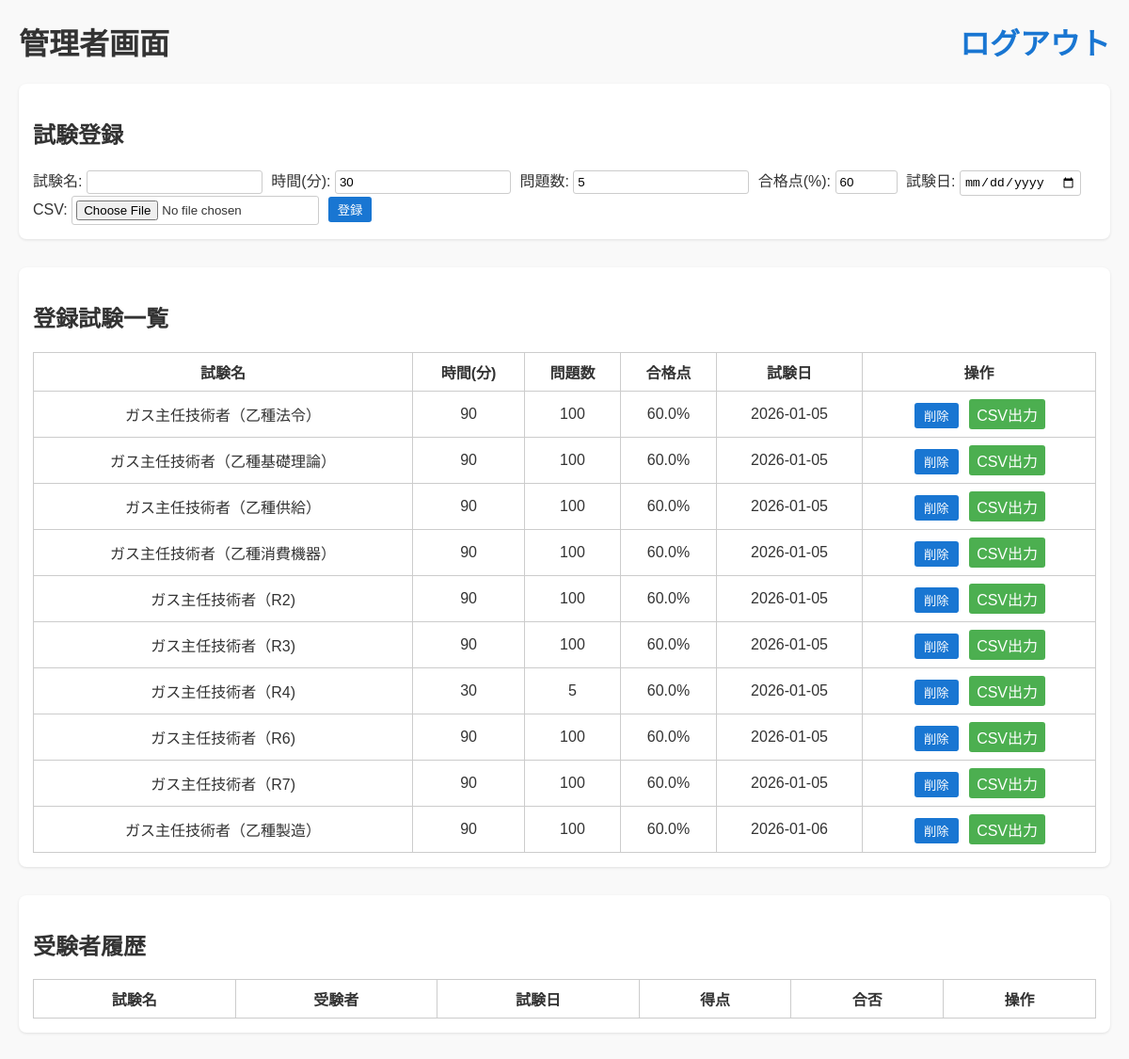
Before: /admin (signed in) with the older database file.
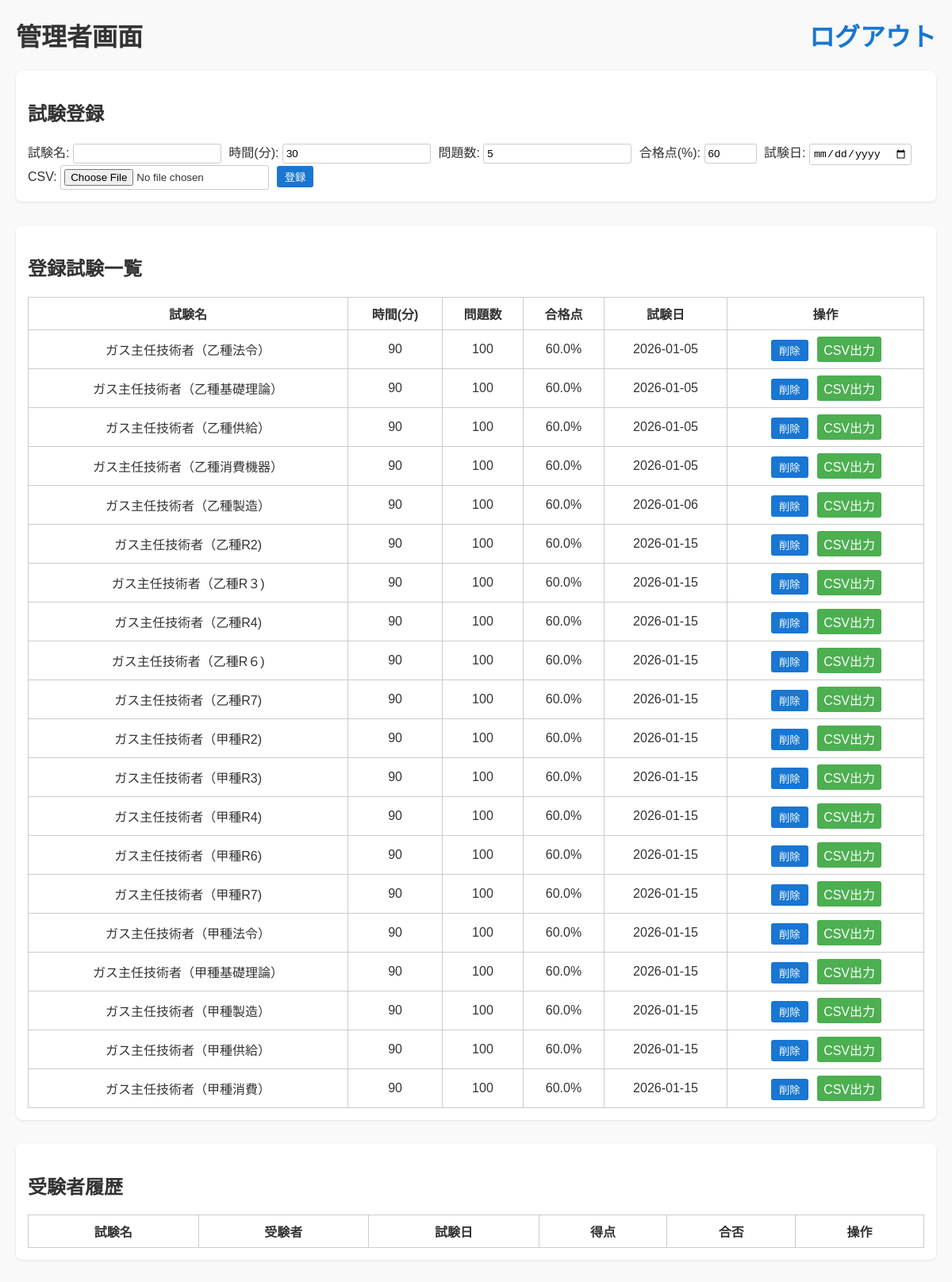
After: the same page with the newer database file.
### app.py (models this page shows)
class Exam(db.Model):
    id = db.Column(db.Integer, primary_key=True)
    name = db.Column(db.String(100), nullable=False)
    duration = db.Column(db.Integer, nullable=False)
    total_questions = db.Column(db.Integer, nullable=False)
    pass_rate = db.Column(db.Float, default=0.6)
    exam_date = db.Column(db.String(20))
    mode = db.Column(db.String(20), default="exam")  # exam / study

### app.py (the view, shortened to what this page needs)
@app.route("/admin", methods=["GET", "POST"])
def admin():
    if not require_admin():
        return render_template("admin_login.html")
    exams = Exam.query.all()
    history = []
    for exam in exams:
        answers = Answer.query.filter_by(exam_id=exam.id).all()
        by_student = {}
        for a in answers:
            by_student.setdefault(a.student_name, []).append(a)
        correct_map = {q.id: q.correct_answer for q in Question.query.filter_by(exam_id=exam.id).all()}
    return render_template("admin.html", exams=exams, exam_history=history)

### app.py (called while the page is built)
def require_admin():
    return session.get("admin") is True

### templates/admin.html (shortened to what this page needs)
<!DOCTYPE html>
<html lang="ja">
<head>
</head>
<body>
<h1>
    管理者画面
    <a href="/admin/logout" class="logout">ログアウト</a>
</h1>
<div class="section">
<h2>試験登録</h2>
<form method="POST" action="/admin/upload" enctype="multipart/form-data">
    試験名: <input type="text" name="exam_name" required>
    時間(分): <input type="number" name="duration" value="30" required>
    問題数: <input type="number" name="total_questions" value="5" required>
    合格点(%): <input type="number" name="pass_rate" value="60" min="0" max="100" required>
    試験日: <input type="date" name="exam_date" required>
    CSV: <input type="file" name="csv_file" accept=".csv" required>
    <button type="submit">登録</button>
</form>
</div>
<div class="section">
<h2>登録試験一覧</h2>
<table>
<tr>
    <th>試験名</th>
    <th>時間(分)</th>
    <th>問題数</th>
    <th>合格点</th>
    <th>試験日</th>
    <th>操作</th>
</tr>
{% for exam in exams %}
<tr>
    <td>{{ exam.name }}</td>
    <td>{{ exam.duration }}</td>
    <td>{{ exam.total_questions }}</td>
    <td>{{ (exam.pass_rate * 100)|round(0) }}%</td>
    <td>{{ exam.exam_date }}</td>
    <td>
        <form method="POST" action="/admin/delete_exam/{{ exam.id }}" class="inline-form">
            <button type="submit">削除</button>
        </form>
        <a href="/admin/export/{{ exam.id }}" class="button-link">CSV出力</a>
    </td>
</tr>
{% endfor %}
</table>
</div>
<div class="section">
<h2>受験者履歴</h2>
<table>
<tr>
    <th>試験名</th>
    <th>受験者</th>
    <th>試験日</th>
    <th>得点</th>
    <th>合否</th>
    <th>操作</th>
</tr>
</table>
</div>
</body>
</html>

### templates/admin.html (style rules this page uses)
body { font-family: Arial, sans-serif; margin: 20px; background: #f9f9f9; color: #333; }
h1, h2 { color: #333; }
table { border-collapse: collapse; width: 100%; margin-top: 10px; background: #fff; }
table, th, td { border: 1px solid #ccc; }
th, td { padding: 8px; text-align: center; }
form input[type="text"], form input[type="number"], form input[type="file"], form input[type="date"] { margin-right: 5px; padding: 4px; border: 1px solid #ccc; border-radius: 3px; }
form button { padding: 4px 10px; border-radius: 3px; border: none; background: #1976d2; color: #fff; cursor: pointer; }
.logout { float: right; text-decoration: none; color: #1976d2; font-weight: bold; }
.section { margin-bottom: 30px; padding: 15px; background: #fff; border-radius: 8px; box-shadow: 0 1px 3px rgba(0,0,0,0.1); }
.inline-form { display: inline; }
.inline-form button { margin: 0 2px; }
a.button-link { display: inline-block; padding: 4px 8px; margin-left: 5px; background: #4caf50; color: #fff; border-radius: 3px; text-decoration: none; }

Changed rows visible on the page:
removed Exam: name "ガス主任技術者（R2)", duration "90", total_questions "100", (exam.pass_rate*100)|round(0) "60.0", exam_date "2026-01-05"
removed Exam: name "ガス主任技術者（R3)", duration "90", total_questions "100", (exam.pass_rate*100)|round(0) "60.0", exam_date "2026-01-05"
removed Exam: name "ガス主任技術者（R4)", duration "30", total_questions "5", (exam.pass_rate*100)|round(0) "60.0", exam_date "2026-01-05"
removed Exam: name "ガス主任技術者（R6)", duration "90", total_questions "100", (exam.pass_rate*100)|round(0) "60.0", exam_date "2026-01-05"
removed Exam: name "ガス主任技術者（R7)", duration "90", total_questions "100", (exam.pass_rate*100)|round(0) "60.0", exam_date "2026-01-05"
added Exam: name "ガス主任技術者（乙種R2)", duration "90", total_questions "100", (exam.pass_rate*100)|round(0) "60.0", exam_date "2026-01-15"
added Exam: name "ガス主任技術者（乙種R３)", duration "90", total_questions "100", (exam.pass_rate*100)|round(0) "60.0", exam_date "2026-01-15"
added Exam: name "ガス主任技術者（乙種R4)", duration "90", total_questions "100", (exam.pass_rate*100)|round(0) "60.0", exam_date "2026-01-15"
added Exam: name "ガス主任技術者（乙種R６)", duration "90", total_questions "100", (exam.pass_rate*100)|round(0) "60.0", exam_date "2026-01-15"
added Exam: name "ガス主任技術者（乙種R7)", duration "90", total_questions "100", (exam.pass_rate*100)|round(0) "60.0", exam_date "2026-01-15"
added Exam: name "ガス主任技術者（甲種R2)", duration "90", total_questions "100", (exam.pass_rate*100)|round(0) "60.0", exam_date "2026-01-15"
added Exam: name "ガス主任技術者（甲種R3)", duration "90", total_questions "100", (exam.pass_rate*100)|round(0) "60.0", exam_date "2026-01-15"
added Exam: name "ガス主任技術者（甲種R4)", duration "90", total_questions "100", (exam.pass_rate*100)|round(0) "60.0", exam_date "2026-01-15"
added Exam: name "ガス主任技術者（甲種R6)", duration "90", total_questions "100", (exam.pass_rate*100)|round(0) "60.0", exam_date "2026-01-15"
added Exam: name "ガス主任技術者（甲種R7)", duration "90", total_questions "100", (exam.pass_rate*100)|round(0) "60.0", exam_date "2026-01-15"
added Exam: name "ガス主任技術者（甲種法令）", duration "90", total_questions "100", (exam.pass_rate*100)|round(0) "60.0", exam_date "2026-01-15"
added Exam: name "ガス主任技術者（甲種基礎理論）", duration "90", total_questions "100", (exam.pass_rate*100)|round(0) "60.0", exam_date "2026-01-15"
added Exam: name "ガス主任技術者（甲種製造）", duration "90", total_questions "100", (exam.pass_rate*100)|round(0) "60.0", exam_date "2026-01-15"
added Exam: name "ガス主任技術者（甲種供給）", duration "90", total_questions "100", (exam.pass_rate*100)|round(0) "60.0", exam_date "2026-01-15"
added Exam: name "ガス主任技術者（甲種消費）", duration "90", total_questions "100", (exam.pass_rate*100)|round(0) "60.0", exam_date "2026-01-15"
